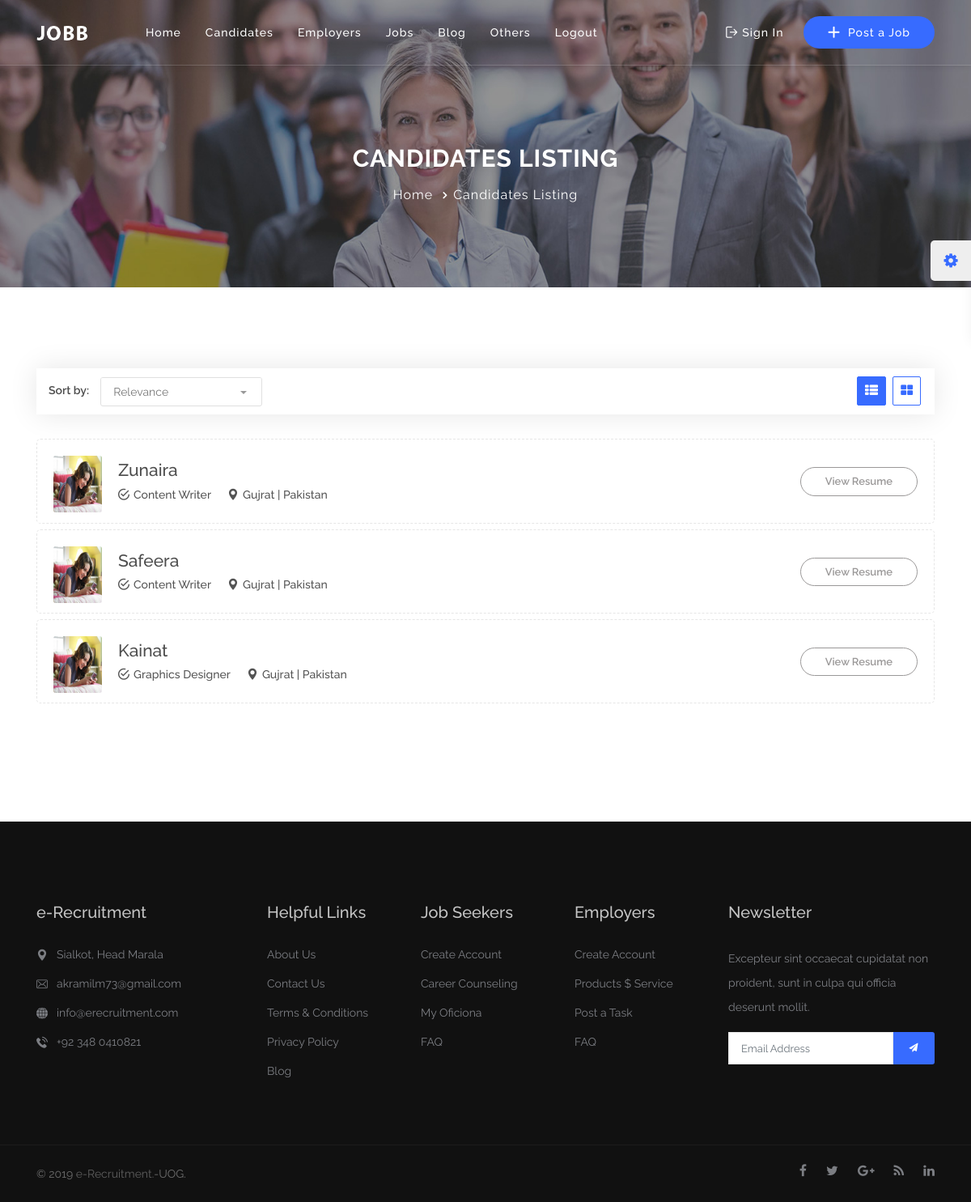
/candidate-list.php, run on the app's committed database.
### tables this page shows
CREATE TABLE `job_apply` (
  `id` int(11) NOT NULL,
  `name` varchar(255) NOT NULL,
  `father_name` varchar(255) NOT NULL,
  `email` varchar(255) NOT NULL,
  `address` varchar(255) NOT NULL,
  `gender` varchar(255) NOT NULL,
  `country` varchar(255) NOT NULL,
  `city` varchar(255) NOT NULL,
  `experties` varchar(255) NOT NULL,
  `qualification` varchar(255) NOT NULL,
  `experience` varchar(244) NOT NULL,
  `about_you` text NOT NULL,
  `picture` varchar(255) NOT NULL,
  `resume` varchar(255) NOT NULL,
  `current_date` timestamp NOT NULL DEFAULT CURRENT_TIMESTAMP,
  `j_id` int(11) NOT NULL
);

### HTML/candidatePagination.php (called while the page is built, shortened)
<?php
include('includes/db.php');
$page = (isset($_GET['page']) && $_GET['page'] > 0) ? $_GET['page'] : 1;
$perPage = 5;
$limit = ($page > 1) ? ($page * $perPage) - $perPage : 0 ;
$sql = "SELECT SQL_CALC_FOUND_ROWS * FROM job_apply LIMIT {$limit}, {$perPage}";
$query = mysqli_query($con,$sql);
$records = mysqli_fetch_all($query);
?>

### HTML/candidate-list.php (the view, shortened to what this page needs)
<!DOCTYPE html>
<html lang="zxx">
<head>
    <link rel="stylesheet" type="text/css" href="css/bootstrap.min.css">
    <link rel="stylesheet" type="text/css" href="css/animate.min.css">
    <link rel="stylesheet" type="text/css" href="css/bootstrap-submenu.css">
    <link rel="stylesheet" type="text/css" href="css/bootstrap-select.min.css">
    <link rel="stylesheet" type="text/css" href="css/magnific-popup.css">
    <link rel="stylesheet" type="text/css" href="css/daterangepicker.css">
    <link rel="stylesheet" href="css/leaflet.css" type="text/css">
    <link rel="stylesheet" href="css/map.css" type="text/css">
    <link rel="stylesheet" type="text/css" href="fonts/font-awesome/css/font-awesome.min.css">
    <link rel="stylesheet" type="text/css" href="fonts/flaticon/font/flaticon.css">
    <link rel="stylesheet" type="text/css" href="fonts/linearicons/style.css">
    <link rel="stylesheet" type="text/css"  href="css/jquery.mCustomScrollbar.css">
    <link rel="stylesheet" type="text/css"  href="css/dropzone.css">
    <link rel="stylesheet" type="text/css"  href="css/slick.css">
    <link rel="stylesheet" type="text/css" href="css/style.css">
    <link rel="stylesheet" type="text/css" id="style_sheet" href="css/skins/midnight-blue.css">
    <link rel="stylesheet" type="text/css" href="css/ie10-viewport-bug-workaround.css">
</head>
<body>
<?php include("includes/header.php")?>
<div class="sub-banner bg-color-full">
      <img class="d-block w-100 h-100" src="img/employer-list.jpg" alt="banner">
    <div class="container">
        <div class="breadcrumb-area">
            <h1>Candidates Listing</h1>
            <ul class="breadcrumbs">
                <li><a href="index.html">Home</a></li>
                <li class="active">Candidates Listing</li>
            </ul>
        </div>
    </div>
</div>
<div class="candidate-listing-section content-area">
    <div class="container">
        <div class="row">
            <div class="col-lg-12 col-md-12">
                <div class="option-bar d-none d-xl-block d-lg-block d-md-block d-sm-block">
                    <div class="row">
                        <div class="col-lg-6 col-md-7 col-sm-7">
                            <div class="sorting-options2">
                                <span class="sort">Sort by:</span>
                                <select class="selectpicker search-fields" name="default-order">
                                    <option>Relevance</option>
                                </select>
                            </div>
                        </div>
                        <div class="col-lg-6 col-md-5 col-sm-5">
                            <div class="sorting-options">
                                <a href="#" class="change-view-btn active-view-btn"><i class="fa fa-th-list"></i></a>
                                <a href="#" class="change-view-btn"><i class="fa fa-th-large"></i></a>
                            </div>
                        </div>
                    </div>
                </div>
                <?php require_once 'candidatePagination.php'; ?>
                <?php foreach ($records as $record):?>
                <div class="candidate-box">
                    <div class="company-logo">
                        <img src="<?php echo $record[12]; ?>" alt="avatar" width="140px"height="70px">
                    </div>
                    <div class="description">
                        <div class="f-left">
                            <h5 class="title"><a href="candidate-details.php?c_id=<?php echo $record[0]; ?> &c_email=<?php echo $record[3]; ?> "><?php echo $record[1]; ?></a></h5>
                            <div class="candidate-listing-footer">
                                <ul>
                                    <li><i class="flaticon-tick"></i><?php echo $record[8]; ?></li>
                                    <li><i class="flaticon-pin"></i><?php echo $record[7]; ?> | <?php echo $record[6]; ?></li>
                                </ul>
                            </div>
                        </div>
                       <a href="<?php echo $record[13]; ?>" class="apply-button">View Resume</a>
                    </div>
                </div>
            <?php endforeach; ?>
                <div class="pagination-box hidden-mb-45 text-center">
                    <nav aria-label="Page navigation example">
                    </nav>
                </div>
            </div>
        </div>
    </div>
</div>
<?php include("includes/footer.php")?>
</body>
</html>

### HTML/css/skins/midnight-blue.css (style rules this page uses)
.change-view-btn { color: #376bff; border: solid 1px #376bff; }
.active-view-btn { background: #376bff; border: solid 1px #376bff; }

### data on the page
job_apply: picture (picture), name "Zunaira", experties "Content Writer", city "Gujrat", country "Pakistan"
job_apply: picture (picture), name "Safeera", experties "Content Writer", city "Gujrat", country "Pakistan"
job_apply: picture (picture), name "Kainat", experties "Graphics Designer", city "Gujrat", country "Pakistan"
